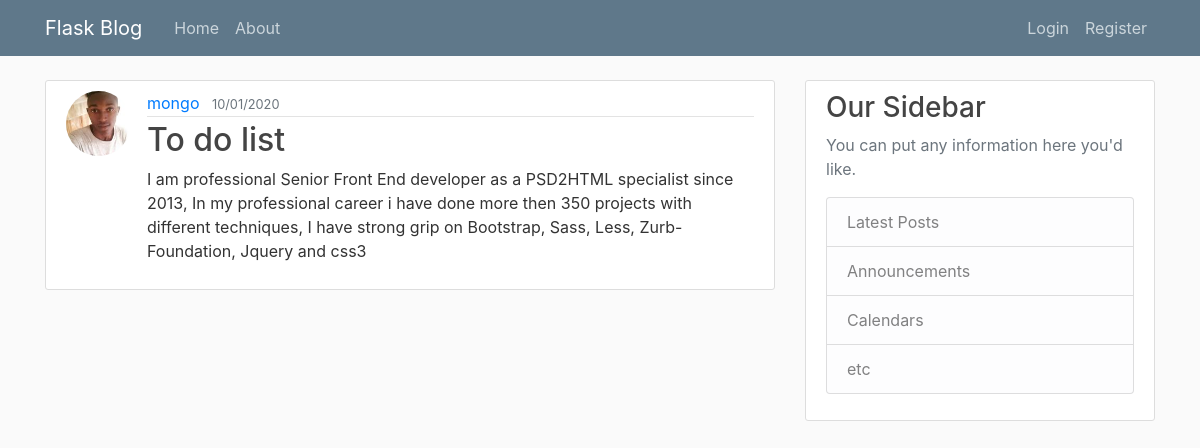
Screenshot of /post/2 with the database file from the repository.
### flaskblog/models.py (models this page shows, shortened)
class User(db.Model, UserMixin):
	id = db.Column(db.Integer, primary_key=True)
	username = db.Column(db.String(20), unique = True, nullable = False)
	email = db.Column(db.String(120), unique = True, nullable = False)
	image_file = db.Column(db.String(20), nullable = False, default = "default.jpg")
	password = db.Column(db.String(30), nullable= False)
	posts = db.relationship("Post", backref="author", lazy = True)

class Post(db.Model):
	id = db.Column(db.Integer, primary_key = True)
	title = db.Column(db.String(20), nullable= False)
	date_posted = db.Column(db.DateTime, nullable = False, default = datetime.utcnow)
	content = db.Column(db.Text, nullable = False)
	user_id = db.Column(db.Integer, db.ForeignKey("user.id"), nullable = False)

### flaskblog/routes.py (the view)
@app.route('/post/<int:post_id>')
def post(post_id):
	post = Post.query.get_or_404(post_id)
	return render_template('post.html', title =post.title, post=post)

### flaskblog/templates/post.html (shortened to what this page needs)
{% extends "layout.html" %}
{% block css %}
	<link rel="stylesheet" type="text/css" href="{{ url_for('static', filename = 'main.css')}}">
{% endblock %}
{% block content %}
	<article class="media content-section">
		<img class="rounded-circle article-img" src="{{ url_for('static', filename='profile_pics/' + post.author.image_file) }}">
	  <div class="media-body">
	    <div class="article-metadata">
	      <a class="mr-2" href="{{ url_for('user_posts', username = post.author.username ) }}">{{ post.author.username }}</a>
	      <small class="text-muted">{{ post.date_posted.strftime("%m/%d/%Y") }}</small>
	    </div>
	    <h2 class="article-title"> {{ post.title }}</h2>
	    <p class="article-content">{{ post.content }}</p>
	  </div>
	</article>
{% endblock content %}

### flaskblog/static/main.css (style rules this page uses)
body { background: #fafafa; color: #333333; margin-top: 5rem; }
h1, h2, h3, h4, h5, h6 { color: #444444; }
.content-section { background: #ffffff; padding: 10px 20px; border: 1px solid #dddddd; border-radius: 3px; margin-bottom: 20px; }
.article-title { color: #444444; }
.article-content { white-space: pre-line; }
.article-img { height: 65px; width: 65px; margin-right: 16px; }
.article-metadata { padding-bottom: 1px; margin-bottom: 4px; border-bottom: 1px solid #e3e3e3 }

### rows the page displays
User: image_file (picture), author.username "mongo"
Post: date_posted "10/01/2020", title "To do list", content "I am professional Senior Front End developer as a PSD2HTML specialist since 2013, In my professional career i have done more then 350 projects with different techniques, I have strong grip on Bootstrap, Sass, Less, Zurb-Foundation, Jquery and css3"
